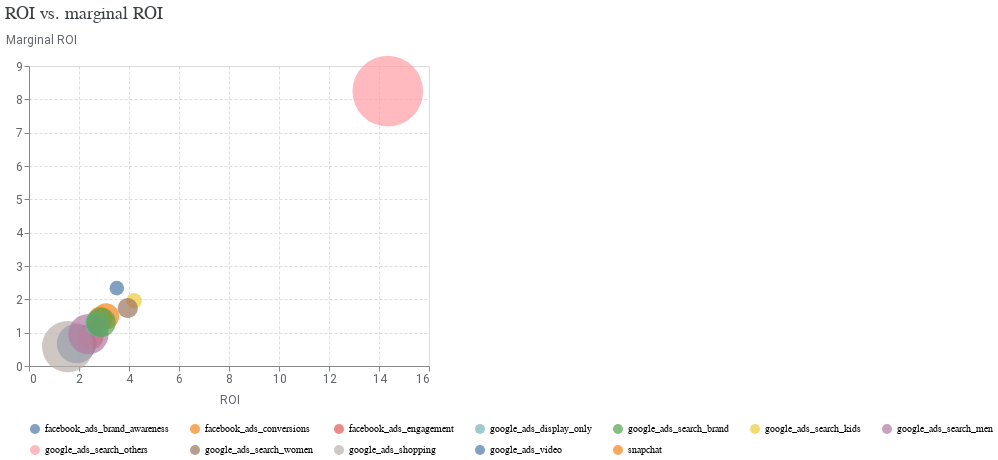

The cell this chart's notebook holds for it:
### Code cell
media_summary.plot_roi_vs_mroi()

### Figure 1 — Vega-Lite specification as saved in the notebook (floating-point values rounded to 4 significant figures)
{"config": {"view": {"continuousWidth": 300, "continuousHeight": 300}, "axis": {"gridDash": [3, 2], "labelColor": "#5F6368", "labelFont": "Roboto", "labelFontSize": 12, "titleColor": "#5F6368", "titleFont": "Roboto", "titleFontSize": 12, "titleFontWeight": "normal", "titlePadding": 10}}, "data": {"name": "data-260e668f22a28fc05427684b876e5f16"}, "mark": {"type": "circle", "size": 80, "tooltip": true}, "encoding": {"color": {"field": "channel", "legend": {"columnPadding": 20, "columns": 7, "orient": "bottom", "rowPadding": 10, "title": null}, "type": "nominal"}, "size": {"field": "spend", "legend": null, "scale": {"range": [100, 5000]}, "type": "quantitative"}, "x": {"field": "roi", "scale": {}, "title": "ROI", "type": "quantitative"}, "y": {"axis": {"titleAlign": "left", "titleAngle": 0, "titleY": -20}, "field": "mroi", "scale": {}, "title": "Marginal ROI", "type": "quantitative"}}, "title": {"text": "ROI vs. marginal ROI", "anchor": "start", "color": "#3C4043", "font": "Google Sans Display", "fontSize": 18, "fontWeight": "normal", "offset": 10}, "width": 400, "$schema": "https://vega.github.io/schema/vega-lite/v5.20.1.json", "datasets": {"data-260e668f22a28fc05427684b876e5f16": [{"channel": "snapchat", "roi": 2.854, "mroi": 1.425, "spend": 28200.0}, {"channel": "facebook_ads_conversions", "roi": 3.082, "mroi": 1.49, "spend": 34050.0}, {"channel": "facebook_ads_brand_awareness", "roi": 1.901, "mroi": 0.6749, "spend": 84540.0}, {"channel": "facebook_ads_engagement", "roi": 2.474, "mroi": 0.8858, "spend": 31930.0}, {"channel": "google_ads_video", "roi": 3.513, "mroi": 2.336, "spend": 6514.0}, {"channel": "google_ads_shopping", "roi": 1.543, "mroi": 0.5839, "spend": 146300.0}, {"channel": "google_ads_search_men", "roi": 2.378, "mroi": 0.9557, "spend": 88350.0}, {"channel": "google_ads_search_kids", "roi": 4.203, "mroi": 1.956, "spend": 8134.0}, {"channel": "google_ads_display_only", "roi": 2.738, "mroi": 1.264, "spend": 31810.0}, {"channel": "google_ads_search_brand", "roi": 2.883, "mroi": 1.308, "spend": 44210.0}, {"channel": "google_ads_search_women", "roi": 3.95, "mroi": 1.734, "spend": 18030.0}, {"channel": "google_ads_search_others", "roi": 14.35, "mroi": 8.245, "spend": 284100.0}]}}
